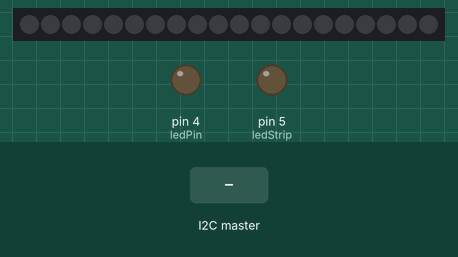
This sketch was run on a simulated Arduino Uno, built with avr-gcc and run on an emulated ATmega328P. Shown: 20 RGB LEDs in strip order, left to right, output pins drawn as LEDs (lit = HIGH). The test bench sets the inputs (shaded band). MIDI output is not drawn.

Above: at 2.7 s.
2.8 s: the I2C master sends the byte 0
At 2.81 s:
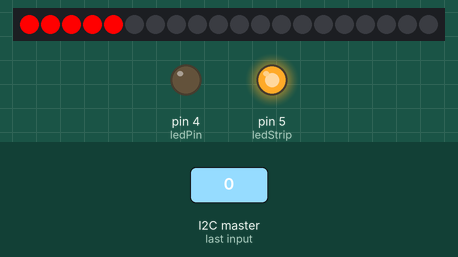
At 4.0 s:
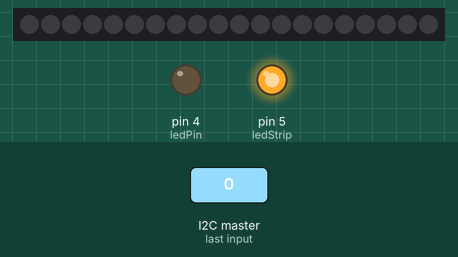
4.3 s: the I2C master sends the byte 2
At 4.31 s:
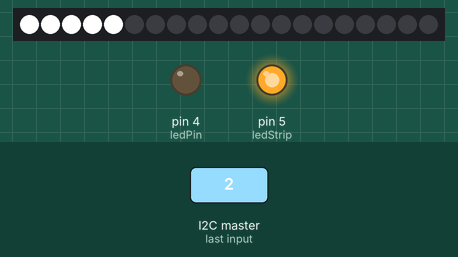
Timing chart, 0 to 7.3 s (numbered marks = the images above; inputs shaded):
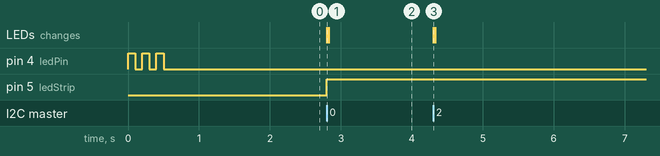

Measured:
- after the input at 2.8 s, pin 5 (ledStrip): LOW → HIGH at once; the LEDs: change at once (image 1)
- after the input at 4.3 s, the LEDs: change at once (image 3)

The sketch:

I2C_to_MIDI.ino
```cpp
bool needToShowPixels = false;
bool mumIsVolcaSample = false;
bool mumIsVolcaBeats = false;
bool neopixelEnabled = false;

/*
 Name:		I2C_to_MIDI.ino
 Created:	4/2/2019 11:27:38 AM
 Author:	Stoodio 2nd
*/

#include <Adafruit_NeoPixel.h>
#define ledPin 4
#define ledStrip 5
#define portSelectPin 5
#define MIDI_IN 8
#define MIDI_OUT 9

#include <SoftwareSerial.h>
#include <MIDI.h>
#include <Wire.h>
SoftwareSerial softSerial(MIDI_IN, MIDI_OUT);
MIDI_CREATE_DEFAULT_INSTANCE();
MIDI_CREATE_INSTANCE(SoftwareSerial, softSerial, softMidi);

unsigned long int HWnoteTimers[127] = { 0,0,0,0,0,0,0,0,0,0, 0,0,0,0,0,0,0,0,0,0, 0,0,0,0,0,0,0,0,0,0, 0,0,0,0,0,0,0,0,0,0, 0,0,0,0,0,0,0,0,0,0, 0,0,0,0,0,0,0,0,0,0, 0,0,0,0,0,0,0,0,0,0, 0,0,0,0,0,0,0,0,0,0, 0,0,0,0,0,0,0,0,0,0, 0,0,0,0,0,0,0,0,0,0, 0,0,0,0,0,0,0,0,0,0, 0,0,0,0,0,0,0,0,0,0, 0,0,0,0,0,0,0 };
unsigned long int SWnoteTimers[127] = { 0,0,0,0,0,0,0,0,0,0, 0,0,0,0,0,0,0,0,0,0, 0,0,0,0,0,0,0,0,0,0, 0,0,0,0,0,0,0,0,0,0, 0,0,0,0,0,0,0,0,0,0, 0,0,0,0,0,0,0,0,0,0, 0,0,0,0,0,0,0,0,0,0, 0,0,0,0,0,0,0,0,0,0, 0,0,0,0,0,0,0,0,0,0, 0,0,0,0,0,0,0,0,0,0, 0,0,0,0,0,0,0,0,0,0, 0,0,0,0,0,0,0,0,0,0, 0,0,0,0,0,0,0 };
bool HWnoteIsOn[127] = { false, false, false, false, false, false, false, false, false, false, false, false, false, false, false, false, false, false, false, false, false, false, false, false, false, false, false, false, false, false, false, false, false, false, false, false, false, false, false, false, false, false, false, false, false, false, false, false, false, false, false, false, false, false, false, false, false, false, false, false, false, false, false, false, false, false, false, false, false, false, false, false, false, false, false, false, false, false, false, false, false, false, false, false, false, false, false, false, false, false, false, false, false, false, false, false, false, false, false, false, false, false, false, false, false, false, false, false, false, false, false, false, false, false, false, false, false, false, false, false, false, false, false, false, false, false, false };
bool SWnoteIsOn[127] = { false, false, false, false, false, false, false, false, false, false, false, false, false, false, false, false, false, false, false, false, false, false, false, false, false, false, false, false, false, false, false, false, false, false, false, false, false, false, false, false, false, false, false, false, false, false, false, false, false, false, false, false, false, false, false, false, false, false, false, false, false, false, false, false, false, false, false, false, false, false, false, false, false, false, false, false, false, false, false, false, false, false, false, false, false, false, false, false, false, false, false, false, false, false, false, false, false, false, false, false, false, false, false, false, false, false, false, false, false, false, false, false, false, false, false, false, false, false, false, false, false, false, false, false, false, false, false };
int midiOnTime = 20;

#define NUMPIXELS 20
#define neoPin 10
byte myBrightness = 254;

Adafruit_NeoPixel pixels(NUMPIXELS, neoPin, NEO_GRB + NEO_KHZ800);

void setup() {

	pinMode(ledPin, OUTPUT);
	pinMode(ledStrip, OUTPUT);
	digitalWrite(ledPin, HIGH);
	MIDI.begin(MIDI_CHANNEL_OMNI);
	softMidi.begin(MIDI_CHANNEL_OMNI);
	pixels.begin(); // INITIALIZE NeoPixel strip object (REQUIRED)
	Wire.begin(0); // Initiate the Wire library and listen to adress #0
	Wire.onReceive(receiveEvent); // register event
	//delay(100);
	//Wire.write(8);
	//Wire.endTransmission();
	for (int i = 0; i < 3; i++) {
		digitalWrite(ledPin, HIGH);
		delay(100);
		digitalWrite(ledPin, LOW);
		delay(100);
	}
	if (neopixelEnabled) pixels.clear();

	if (neopixelEnabled) pixels.show();

	for (int i = 0; i < 150; i++) {
		if (neopixelEnabled) pixels.fill(pixels.Color(i, 0, 0));
		if (neopixelEnabled) pixels.show();
		delay(3);
	}
	for (int i = 150; i > 0; i--) {
		if (neopixelEnabled) pixels.fill(pixels.Color(i, 0, 0));
		if (neopixelEnabled) pixels.show();
		delay(3);
	}
	if (neopixelEnabled) pixels.clear();
	if (neopixelEnabled) pixels.show();
}

// the loop function runs over and over again until power down or reset
void loop() {
	//delay(1);
	//checkLedStrip(); //remember to turn off ledstrip pin
	handleNoteOffs(); //turn off notes
	if (needToShowPixels) {
		if (pixels.canShow()) pixels.show();
		needToShowPixels = false;
	}

}

int ledStripPulseDuration = 20;
unsigned long int ledStripOnTime = 0;
bool ledStripIsOn = false;
void checkLedStrip() {
	unsigned long int now = millis();
	if (now > ledStripOnTime + ledStripPulseDuration && ledStripIsOn) {
		digitalWrite(ledStrip, 0);
		ledStripIsOn = false;
	}
}

void triggerLedStrip() {
	digitalWrite(ledStrip, 1);
	ledStripOnTime = millis();
	ledStripIsOn = true;
}

void receiveEvent(int howMany) {
	digitalWrite(ledPin, HIGH);
	while (1 < Wire.available()) { // loop through all but the last
		char c = Wire.read(); // receive byte as a character
		handle(c);
	}
	int x = Wire.read();    // receive byte as an integer
	triggerLedStrip();
	handle(x);
	digitalWrite(ledPin, LOW);
}

unsigned long int lastMumTime = 0;
unsigned long int lastCatTime = 0;


byte drumColoursR[16] = { 255, 255, 255, 155,  255,  60, 155,   0 ,  0 , 80 ,0,0,0,0,0,0 };
byte drumColoursG[16] = {   0, 255, 255, 155,   0,  60,   0, 255 ,  0 , 80 ,0,0,0,0,0,0 };
byte drumColoursB[16] = {   0, 255, 255, 155,  255,  60, 155, 255 ,255 ,  0 ,0,0,0,0,0,0 };
byte volcaBeatNotes[16] = { 36,42,38,46,39,43,50,75,67,49,50,49,75,67,49,43 };

/*36 - C2 - Kick
38 - D2 - Snare
43 - G2 - Lo Tom
50 - D3 - Hi Tom
42 - F#2 - Closed Hat
46 - A#2 - Open Hat
39 - D#2 - Clap
75 - D#5 - Claves
67 - G4 - Agogo
49 - C#3 - Crash*/


void handle(int whot) {

	int port = 0;
	//Serial.print("port ");
	//int port = digitalRead(portSelectPin);
	if (whot >= 127) {
		port = 1;
	}
	else {
		port = 0;
	}
	Serial.println(port);
	Serial.print(" selecter   note = ");
	Serial.println(whot);
	//if (digitalRead(portSelectPin) == HIGH) {


	byte currentRed = 0;
	if (whot >= 127) {  // Cat
		int tempWhot = whot - 127;
		MIDI.sendNoteOn(tempWhot , 127, 1);
		if ((millis() - lastCatTime) > 2) {
			pixels.clear();
		}
		lastCatTime = millis();
		//pixels.setPixelColor(tempWhot%12,pixels.Color(255, 0, 255)); // 12pixel version
		int tempPixel = (tempWhot % 12) * 20;
		int temptempWhot = 16 - (tempWhot % 12);
		//Serial.print("temptempwhot ");
		//Serial.println(temptempWhot);
		byte taper = 20;
		pixels.setPixelColor(temptempWhot + 1, pixels.Color(taper, taper, taper)); //2 pixels
		pixels.setPixelColor(temptempWhot, pixels.Color(255, 255,255)); //2 pixels
		pixels.setPixelColor(temptempWhot - 1, pixels.Color(taper, taper, taper)); //2 pixels
		myBrightness = 254;
		pixels.setBrightness(myBrightness);
																							 //pixels.setBrightness(255);
		//for (int i = 0; i < 6; i++) {
		//	pixels.setPixelColor(i, pixels.Color(tempPixel, 255, 255 - tempPixel)); //2 pixels
		//}
		needToShowPixels = true;
		//pixels.show();   // Send the updated pixel colors to the hardware.
		HWnoteIsOn[tempWhot] = true;
		HWnoteTimers[tempWhot] = millis();
		//Serial.println(" HWSERIAL ");
		//delay(10);
	//	softMidi.sendNoteOff(whot-127 , 127, 1);
	}


	else {				//Mum

		lastMumTime = millis();
		int myChan = whot % 16;
		if (mumIsVolcaSample) {
			softMidi.sendNoteOn(whot, 127, myChan+1);
		}
		else if(mumIsVolcaBeats) {
			softMidi.sendNoteOn(volcaBeatNotes[myChan], 127, 1);
		}
		else{
			softMidi.sendNoteOn(whot, 127, 1);
		}
		int tempPixel = (whot % 12) * 20;

		//pixels.setPixelColor(tempPixel, pixels.Color(tempPixel, 255, 255 - tempPixel));

		if (myChan == 0) {
			for (int i = 0; i < 5; i++) {
				pixels.setPixelColor(i, pixels.Color(drumColoursR[myChan], drumColoursG[myChan], drumColoursB[myChan])); //2 pixels
				myBrightness = 254;
				pixels.setBrightness(myBrightness);
				needToShowPixels = true;

			}
		}
		if (myChan == 2) {
			for (int i = 0; i < 5; i++) {
				pixels.setPixelColor(i, pixels.Color(drumColoursR[myChan], drumColoursG[myChan], drumColoursB[myChan])); //2 pixels
				myBrightness = 254;
				pixels.setBrightness(myBrightness);
				needToShowPixels = true;

			}
		}
		if (myChan == 4) {
			for (int i = 0; i < 5; i++) {
				pixels.setPixelColor(i, pixels.Color(drumColoursR[myChan], drumColoursG[myChan], drumColoursB[myChan])); //2 pixels
				myBrightness = 254;
				pixels.setBrightness(myBrightness);
				needToShowPixels = true;
			}
		}

		SWnoteIsOn[whot] = true;
		SWnoteTimers[whot] = millis();
		//Serial.println(" SWSERIAL ");
//		MIDI.sendNoteOff(whot , 127, 1);

	}
}

bool ledsAreOn = false;
byte interval = 0;
void handleNoteOffs() {
	//interval++;
	//if (interval == 1) {
		//Serial.println(myBrightness);

	if (myBrightness >= 2) {
			myBrightness-=2;
	//		pixels.setBrightness(myBrightness);
	//		needToShowPixels = true;
			ledsAreOn = true;
		}
		else if (ledsAreOn) {
			pixels.setBrightness(254);
			pixels.clear();
			ledsAreOn = false;
			needToShowPixels = true;
		}
		//interval = 0;
	//}

	for (int i = 0; i < 127; i++) {
		if (HWnoteIsOn[i]) {												//if the note is on
			if (millis() > (HWnoteTimers[i] + midiOnTime)) {						//if was turned on more than 30 ms ago
				MIDI.sendNoteOff(i , 127, 1);
				byte tempPixelOff = (i % 12);
				//tempPixelOff = 11 - tempPixelOff;
				//Serial.print("tempPixelOff = ");
				//Serial.println(tempPixelOff);
				//pixels.setPixelColor(tempPixelOff+1, pixels.Color(0, 0, 0));
				//pixels.setPixelColor(tempPixelOff, pixels.Color(0, 0, 0));
				//pixels.setPixelColor(tempPixelOff-1, pixels.Color(0, 0, 0));
				HWnoteIsOn[i] = false;
				//pixels.clear(); // Set all pixel colors to 'off'
				//pixels.show();   // Send the updated pixel colors to the hardware.
			}
		}
		if (SWnoteIsOn[i]) {												//if the note is on
			if (millis() > (SWnoteTimers[i] + midiOnTime)) {						//if was turned on more than 30 ms ago
				if (mumIsVolcaSample) {
					int myChan = i % 16;
					softMidi.sendNoteOff(i, 127, myChan+1);
				}
				else if (mumIsVolcaBeats) {
					softMidi.sendNoteOff(volcaBeatNotes[i], 127, 1);
				}
				else {
					softMidi.sendNoteOff(i, 127, 1);
				}

				SWnoteIsOn[i] = false;
				//pixels.clear(); // Set all pixel colors to 'off'
				//pixels.show();   // Send the updated pixel colors to the hardware.
			}
		}
	}
}


/*
MICRO:BIT TEST CODE:

let Increase = 0
basic.showLeds(`
# # # # #
. . . . .
. . # . .
. . # . .
# # # # #
`)
pins.digitalWritePin(DigitalPin.P0, 0)
basic.forever(function () {
Increase += 1
basic.showNumber(Increase)
if (Increase > 7) {
Increase = 0
}
if (Increase % 2 == 0) {
led.toggleAll()
pins.digitalWritePin(DigitalPin.P0, 0)
} else {
pins.digitalWritePin(DigitalPin.P0, 1)
}
pins.i2cWriteNumber(
0,
Increase,
NumberFormat.Int8LE,
false
)
})


*/
```
